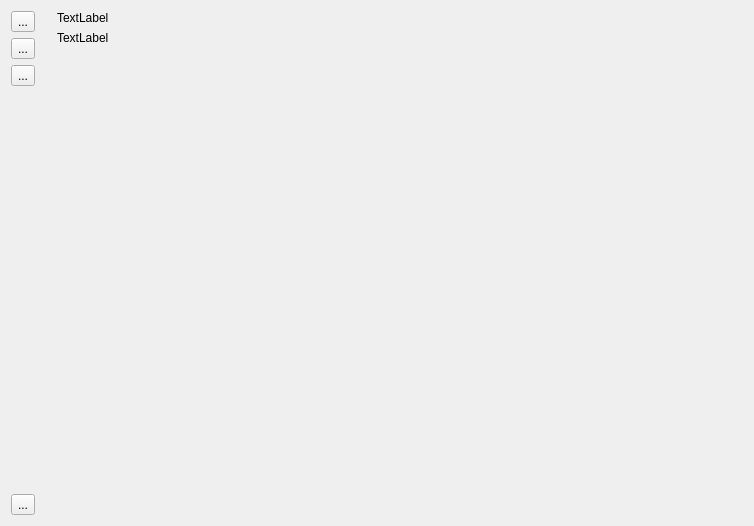
<?xml version="1.0" encoding="UTF-8"?>
<ui version="4.0">
 <class>MainWindowClass</class>
 <widget class="QMainWindow" name="MainWindowClass">
  <property name="geometry">
   <rect>
    <x>0</x>
    <y>0</y>
    <width>754</width>
    <height>526</height>
   </rect>
  </property>
  <property name="windowTitle">
   <string>MainWindow</string>
  </property>
  <widget class="QWidget" name="centralWidget">
   <layout class="QHBoxLayout" name="horizontalLayout_2">
    <property name="spacing">
     <number>0</number>
    </property>
    <property name="leftMargin">
     <number>0</number>
    </property>
    <property name="topMargin">
     <number>0</number>
    </property>
    <property name="rightMargin">
     <number>0</number>
    </property>
    <property name="bottomMargin">
     <number>0</number>
    </property>
    <item>
     <widget class="QWidget" name="_navigation_bar" native="true">
      <layout class="QVBoxLayout" name="verticalLayout">
       <item>
        <widget class="QToolButton" name="_home_btn">
         <property name="text">
          <string>...</string>
         </property>
        </widget>
       </item>
       <item>
        <widget class="QToolButton" name="_weather_history_btn">
         <property name="text">
          <string>...</string>
         </property>
        </widget>
       </item>
       <item>
        <widget class="QToolButton" name="_weather_forecast_btn">
         <property name="text">
          <string>...</string>
         </property>
        </widget>
       </item>
       <item>
        <spacer name="verticalSpacer">
         <property name="orientation">
          <enum>Qt::Vertical</enum>
         </property>
         <property name="sizeHint" stdset="0">
          <size>
           <width>20</width>
           <height>40</height>
          </size>
         </property>
        </spacer>
       </item>
       <item>
        <widget class="QToolButton" name="_close_btn">
         <property name="text">
          <string>...</string>
         </property>
        </widget>
       </item>
      </layout>
     </widget>
    </item>
    <item>
     <layout class="QVBoxLayout" name="_main_layout">
      <property name="spacing">
       <number>0</number>
      </property>
      <item>
       <widget class="QStackedWidget" name="_main_stack">
        <property name="currentIndex">
         <number>0</number>
        </property>
        <widget class="QWidget" name="_home_page">
         <layout class="QVBoxLayout" name="verticalLayout_3">
          <item>
           <widget class="QLabel" name="_indoor_data_l">
            <property name="text">
             <string>TextLabel</string>
            </property>
           </widget>
          </item>
          <item>
           <layout class="QHBoxLayout" name="_weather_station_layout">
            <item>
             <widget class="QLabel" name="_weather_station_label">
              <property name="text">
               <string>TextLabel</string>
              </property>
             </widget>
            </item>
            <item>
             <widget class="WeatherStationWidget" name="_weather_station_widget" native="true"/>
            </item>
           </layout>
          </item>
          <item>
           <spacer name="verticalSpacer_2">
            <property name="orientation">
             <enum>Qt::Vertical</enum>
            </property>
            <property name="sizeHint" stdset="0">
             <size>
              <width>20</width>
              <height>40</height>
             </size>
            </property>
           </spacer>
          </item>
          <item>
           <layout class="QVBoxLayout" name="_manual_ctrl_layout"/>
          </item>
         </layout>
        </widget>
        <widget class="QWidget" name="_weather_history_page">
         <layout class="QVBoxLayout" name="verticalLayout_4">
          <item>
           <layout class="QVBoxLayout" name="_weather_history_layout"/>
          </item>
         </layout>
        </widget>
        <widget class="QWidget" name="_weather_forecast_page">
         <layout class="QVBoxLayout" name="verticalLayout_5">
          <item>
           <widget class="QLabel" name="_weather_forecast_l">
            <property name="text">
             <string>TextLabel</string>
            </property>
           </widget>
          </item>
         </layout>
        </widget>
       </widget>
      </item>
      <item>
       <layout class="QHBoxLayout" name="_error_display_l">
        <property name="spacing">
         <number>0</number>
        </property>
       </layout>
      </item>
     </layout>
    </item>
   </layout>
  </widget>
 </widget>
 <layoutdefault spacing="6" margin="11"/>
 <customwidgets>
  <customwidget>
   <class>WeatherStationWidget</class>
   <extends>QWidget</extends>
   <header>WeatherStationWidget.h</header>
   <container>1</container>
  </customwidget>
 </customwidgets>
 <resources/>
 <connections/>
</ui>
